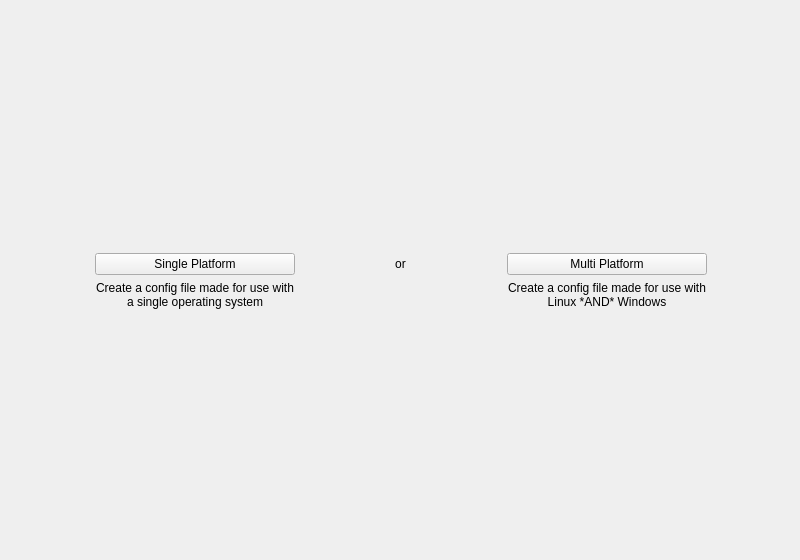
<?xml version="1.0" encoding="UTF-8"?>
<ui version="4.0">
 <class>Form</class>
 <widget class="QWidget" name="Form">
  <property name="geometry">
   <rect>
    <x>0</x>
    <y>0</y>
    <width>800</width>
    <height>560</height>
   </rect>
  </property>
  <property name="sizePolicy">
   <sizepolicy hsizetype="Fixed" vsizetype="Fixed">
    <horstretch>0</horstretch>
    <verstretch>0</verstretch>
   </sizepolicy>
  </property>
  <property name="windowTitle">
   <string>Form</string>
  </property>
  <widget class="QWidget" name="gridLayoutWidget">
   <property name="geometry">
    <rect>
     <x>0</x>
     <y>0</y>
     <width>801</width>
     <height>561</height>
    </rect>
   </property>
   <layout class="QGridLayout" name="gridLayout_2">
    <item row="2" column="1">
     <widget class="QLabel" name="label_2">
      <property name="sizePolicy">
       <sizepolicy hsizetype="Fixed" vsizetype="Preferred">
        <horstretch>0</horstretch>
        <verstretch>0</verstretch>
       </sizepolicy>
      </property>
      <property name="minimumSize">
       <size>
        <width>200</width>
        <height>0</height>
       </size>
      </property>
      <property name="text">
       <string>Create a config file made for use with a single operating system</string>
      </property>
      <property name="alignment">
       <set>Qt::AlignCenter</set>
      </property>
      <property name="wordWrap">
       <bool>true</bool>
      </property>
     </widget>
    </item>
    <item row="0" column="1">
     <spacer name="verticalSpacer">
      <property name="orientation">
       <enum>Qt::Vertical</enum>
      </property>
      <property name="sizeHint" stdset="0">
       <size>
        <width>20</width>
        <height>40</height>
       </size>
      </property>
     </spacer>
    </item>
    <item row="1" column="4">
     <spacer name="horizontalSpacer_3">
      <property name="orientation">
       <enum>Qt::Horizontal</enum>
      </property>
      <property name="sizeHint" stdset="0">
       <size>
        <width>40</width>
        <height>20</height>
       </size>
      </property>
     </spacer>
    </item>
    <item row="2" column="5">
     <widget class="QLabel" name="label_3">
      <property name="sizePolicy">
       <sizepolicy hsizetype="Fixed" vsizetype="Preferred">
        <horstretch>0</horstretch>
        <verstretch>0</verstretch>
       </sizepolicy>
      </property>
      <property name="minimumSize">
       <size>
        <width>200</width>
        <height>0</height>
       </size>
      </property>
      <property name="text">
       <string>Create a config file made for use with Linux *AND* Windows</string>
      </property>
      <property name="alignment">
       <set>Qt::AlignCenter</set>
      </property>
      <property name="wordWrap">
       <bool>true</bool>
      </property>
     </widget>
    </item>
    <item row="1" column="6">
     <spacer name="horizontalSpacer_2">
      <property name="orientation">
       <enum>Qt::Horizontal</enum>
      </property>
      <property name="sizeHint" stdset="0">
       <size>
        <width>40</width>
        <height>20</height>
       </size>
      </property>
     </spacer>
    </item>
    <item row="1" column="5">
     <widget class="QPushButton" name="buttonMulti">
      <property name="sizePolicy">
       <sizepolicy hsizetype="Fixed" vsizetype="Fixed">
        <horstretch>0</horstretch>
        <verstretch>0</verstretch>
       </sizepolicy>
      </property>
      <property name="minimumSize">
       <size>
        <width>200</width>
        <height>0</height>
       </size>
      </property>
      <property name="text">
       <string>Multi Platform</string>
      </property>
     </widget>
    </item>
    <item row="1" column="0">
     <spacer name="horizontalSpacer">
      <property name="orientation">
       <enum>Qt::Horizontal</enum>
      </property>
      <property name="sizeHint" stdset="0">
       <size>
        <width>40</width>
        <height>20</height>
       </size>
      </property>
     </spacer>
    </item>
    <item row="1" column="2">
     <spacer name="horizontalSpacer_4">
      <property name="orientation">
       <enum>Qt::Horizontal</enum>
      </property>
      <property name="sizeHint" stdset="0">
       <size>
        <width>40</width>
        <height>20</height>
       </size>
      </property>
     </spacer>
    </item>
    <item row="1" column="3">
     <widget class="QLabel" name="label">
      <property name="text">
       <string>or</string>
      </property>
      <property name="alignment">
       <set>Qt::AlignCenter</set>
      </property>
     </widget>
    </item>
    <item row="3" column="1">
     <spacer name="verticalSpacer_2">
      <property name="orientation">
       <enum>Qt::Vertical</enum>
      </property>
      <property name="sizeHint" stdset="0">
       <size>
        <width>20</width>
        <height>40</height>
       </size>
      </property>
     </spacer>
    </item>
    <item row="1" column="1">
     <widget class="QPushButton" name="buttonSingle">
      <property name="sizePolicy">
       <sizepolicy hsizetype="Fixed" vsizetype="Fixed">
        <horstretch>0</horstretch>
        <verstretch>0</verstretch>
       </sizepolicy>
      </property>
      <property name="minimumSize">
       <size>
        <width>200</width>
        <height>0</height>
       </size>
      </property>
      <property name="layoutDirection">
       <enum>Qt::LeftToRight</enum>
      </property>
      <property name="text">
       <string>Single Platform</string>
      </property>
     </widget>
    </item>
   </layout>
  </widget>
 </widget>
 <resources/>
 <connections/>
</ui>
